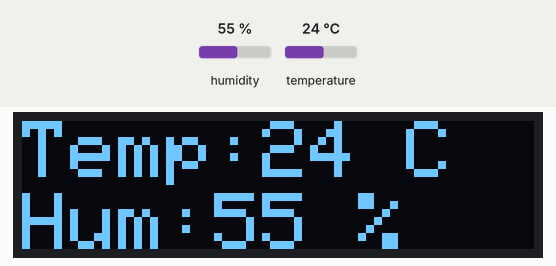
Bench run of a sketch on a simulated ESP8266 (NodeMCU). On the bench: 128×32 one-colour display. Inputs (shaded band) come from the test bench; at power-on: humidity 55 %, temperature 24 °C. WiFi joins after 1.5 s; servers stay silent unless stated; the display library's start-up logo is not drawn; no MQTT or app messages arrive unless stated; what the sketch prints to the serial monitor is not drawn.

Above: at 7.2 s.
7.3 s: humidity set to 22 %
At 9.7 s:
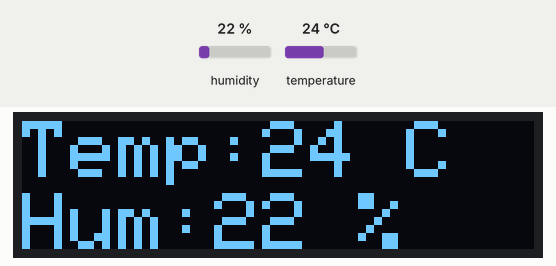
10.6 s: temperature set to 12 °C
At 11.8 s:
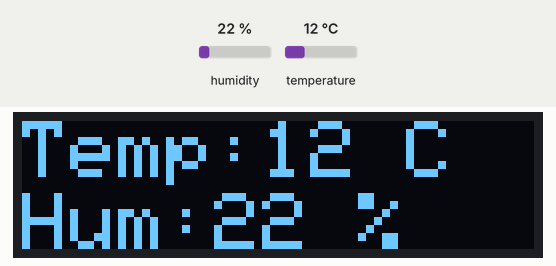
13.1 s: humidity set to 40 %
At 14.0 s:
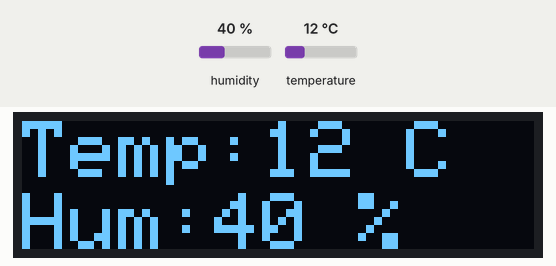
15.6 s: temperature set to 19 °C
At 18.2 s:
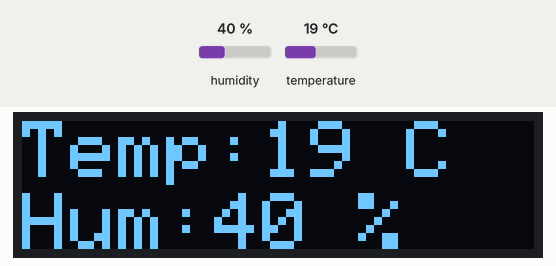
Timing chart, 0 to 19.7 s (numbered marks = the images above; inputs shaded):
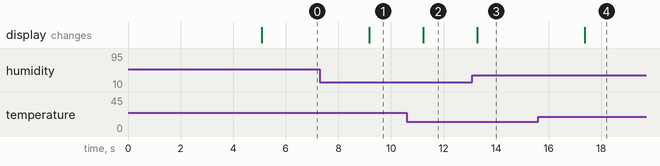

The sketch:

nodemcu_publisher.ino
```cpp
#include <SPI.h>
#include <Wire.h>
#include <ESP8266WiFi.h>
#include <Ticker.h>
#include <AsyncMqttClient.h>
#include <DHT.h>
#include <Adafruit_GFX.h>
#include <Adafruit_SSD1306.h>

/*ACKNOLEDGEMENT*/
//main reference: https://randomnerdtutorials.com/esp8266-nodemcu-mqtt-publish-bme680-arduino/


// -- DISPLAY OLED
#define SCREEN_WIDTH 128 // OLED display width, in pixels
#define SCREEN_HEIGHT 32 // OLED display height, in pixels

// Declaration for an SSD1306 display connected to I2C (SDA, SCL pins)
// The pins for I2C are defined by the Wire-library.
// On an arduino UNO:       A4(SDA), A5(SCL)
// On an arduino MEGA 2560: 20(SDA), 21(SCL)
// On an arduino LEONARDO:   2(SDA),  3(SCL),
// On an Esp8266  NodeMcu:   2(SDA),  1(SCL)

#define OLED_RESET     -1 // Reset pin # (or -1 if sharing Arduino reset pin)
#define SCREEN_ADDRESS 0x3C ///< See datasheet for Address; 0x3D for 128x64, 0x3C for 128x32

Adafruit_SSD1306 display(SCREEN_WIDTH, SCREEN_HEIGHT, &Wire, OLED_RESET);


// DHT11 SENSOR

DHT dht(2, DHT11); // DHT11 needs to have DATA OUT pin on D4
int tmpAnt = 0; // anterior temperature, so we can save the previous value, to show on display
int humAnt = 0; // anterior humidity, so we can save the previous value, to show on display


// -------- WIFI  -------- //
#define WIFI_SSID "your_ssid"
#define WIFI_PASSWORD "your_password"

// Raspberry Pi Mosquitto MQTT Broker
//#define MQTT_HOST IPAddress(192, 168, 1, XXX)
// For a cloud MQTT broker, type the domain name
#define MQTT_HOST "mqtt.eclipseprojects.io"
#define MQTT_PORT 1883

// Temperature MQTT Topics
#define MQTT_PUB_TEMP "nodemcu/dht11/temperature"
#define MQTT_PUB_HUM  "nodemcu/dht11/humidity"

AsyncMqttClient mqttClient;
Ticker mqttReconnectTimer;

WiFiEventHandler wifiConnectHandler;
WiFiEventHandler wifiDisconnectHandler;
Ticker wifiReconnectTimer;

unsigned long currentMillis = millis();
unsigned long previousMillis = 0;   // Stores last time temperature was published
const long interval = 20000;        // Interval at which to publish sensor readings
// -------- WIFI  -------- //


void setup() {
  Serial.begin(115200);

  wifiConnectHandler = WiFi.onStationModeGotIP(onWifiConnect);
  wifiDisconnectHandler = WiFi.onStationModeDisconnected(onWifiDisconnect);

  mqttClient.onConnect(onMqttConnect);
  mqttClient.onDisconnect(onMqttDisconnect);
  //mqttClient.onSubscribe(onMqttSubscribe);
  //mqttClient.onUnsubscribe(onMqttUnsubscribe);
  mqttClient.onPublish(onMqttPublish);
  mqttClient.setServer(MQTT_HOST, MQTT_PORT);
  // If your broker requires authentication (username and password), set them below
  //mqttClient.setCredentials("REPlACE_WITH_YOUR_USER", "REPLACE_WITH_YOUR_PASSWORD");
  connectToWifi();


  validateDisplay(); // Tries to find display on the given address
  display.display(); // Shows splash screen
  delay(5000);

  getDHTData();
}

void loop() {
  getDHTData();
}

// -------- WIFI  -------- //

void connectToWifi() {
  Serial.println("[WIFI] Connecting...");
  WiFi.begin(WIFI_SSID, WIFI_PASSWORD);
}

void onWifiConnect(const WiFiEventStationModeGotIP& event) {
  Serial.println("[WIFI] Connected.");
  connectToMqtt();
}

void onWifiDisconnect(const WiFiEventStationModeDisconnected& event) {
  Serial.println("[WIFI] Disconnected.");
  mqttReconnectTimer.detach(); // ensure we don't reconnect to MQTT while reconnecting to Wi-Fi
  wifiReconnectTimer.once(2, connectToWifi);
}

void connectToMqtt() {
  Serial.println("[MQTT] Connecting...");
  mqttClient.connect();
}

void onMqttConnect(bool sessionPresent) {
  Serial.println("[MQTT] Connected.");
  Serial.print("Session present: ");
  Serial.println(sessionPresent);
}

void onMqttDisconnect(AsyncMqttClientDisconnectReason reason) {
  Serial.println("[MQTT] Disconnected.");

  if (WiFi.isConnected()) {
    mqttReconnectTimer.once(2, connectToMqtt);
  }
}

/*void onMqttSubscribe(uint16_t packetId, uint8_t qos) {
  Serial.println("Subscribe acknowledged.");
  Serial.print("  packetId: ");
  Serial.println(packetId);
  Serial.print("  qos: ");
  Serial.println(qos);
}

void onMqttUnsubscribe(uint16_t packetId) {
  Serial.println("Unsubscribe acknowledged.");
  Serial.print("  packetId: ");
  Serial.println(packetId);
}*/

void onMqttPublish(uint16_t packetId) {
  Serial.print("[MQTT] Publish acknowledged.");
  Serial.print(" packetId: ");
  Serial.println(packetId);
}

void publishTempOnBroker(int temperature) {
  if (currentMillis - previousMillis >= interval) {
    // Save the last time a new reading was published
    previousMillis = currentMillis;
    // Publish an MQTT message on topic nodemcu/dht11/temperature, at QoS 1
     uint16_t packetIdPubTemp = mqttClient.publish(MQTT_PUB_TEMP, 1, true, String(temperature).c_str());
    Serial.printf("[MQTT] Publishing on topic %s at QoS 1, packetId: %i", MQTT_PUB_TEMP, packetIdPubTemp);
    Serial.print("Message:");
    Serial.println(temperature);
  }
}


void publishHumidityOnBroker(int humidity) {
  if (currentMillis - previousMillis >= interval) {
    // Save the last time a new reading was published
    previousMillis = currentMillis;
    // Publish an MQTT message on topic nodemcu/dht11/humidity, at QoS 1
    uint16_t packetIdPubHum = mqttClient.publish(MQTT_PUB_HUM, 1, true, String(humidity).c_str());
    Serial.printf("[MQTT] Publishing on topic %s at QoS 1, packetId %i: ", MQTT_PUB_HUM, packetIdPubHum);
    Serial.print(" Message: ");
    Serial.println(humidity);
  }
}

// -------- WIFI -------- //


// -------- DHT11 -------- //

void getDHTData(void) {
  display.clearDisplay();

  display.setTextSize(2);      // 2:1 pixel scale
  display.setTextColor(SSD1306_WHITE); // Draw white text
  display.cp437(true);         // Use full 256 char 'Code Page 437' font

  showTempInfo();

  display.display();
  delay(1000);
}

// -------- DHT11 -------- //


// -------- DISPLAY -------- //

void showTempInfo(void) {
  currentMillis = millis();
  int humidity = dht.readHumidity();
  int temperature = dht.readTemperature(false);

  display.setCursor(0, 0);     // Start at mid-left corner
  display.write("Temp:");
  if (temperature > 999) {
    // shows last value if DHT returns NaN
    display.print(tmpAnt);
    if (isnan(temperature)) {
      tmpAnt = 0;
    }
  } else {
    // else shows new value and publishes it on MQTT
    display.print(temperature);
    if (temperature > 0 && (temperature != tmpAnt)) {
      publishTempOnBroker(temperature);
    }
    tmpAnt = temperature;
  }
  display.write(" C");

  display.setCursor(0, 18);
  display.write("Hum:");
  if (humidity > 999) {
    // shows last value if DHT returns NaN
    display.print(humAnt);

    if (isnan(humidity)) {
      humAnt = 0;
    }
  } else {
    // else shows new value and publishes it on MQTT
    display.print(humidity);
    if (humidity > 0 && (humidity != humAnt)) {
      publishHumidityOnBroker(humidity);
    }
    humAnt = humidity;
  }
  display.write(" %");
}

void validateDisplay(void){
   // SSD1306_SWITCHCAPVCC = generate display voltage from 3.3V internally
  if(!display.begin(SSD1306_SWITCHCAPVCC, SCREEN_ADDRESS)) {
    Serial.println(F("SSD1306 allocation failed"));
    for(;;); // Don't proceed, loop forever
  }

}
// -------- DISPLAY -------- //
```

Measured:
- after the input at 7.3 s, the display: changes after 1.9 s (image 1)
- after the input at 10.6 s, the display: changes after 0.63 s (image 2)
- after the input at 13.1 s, the display: changes after 0.18 s (image 3)
- after the input at 15.6 s, the display: changes after 1.8 s (image 4)
